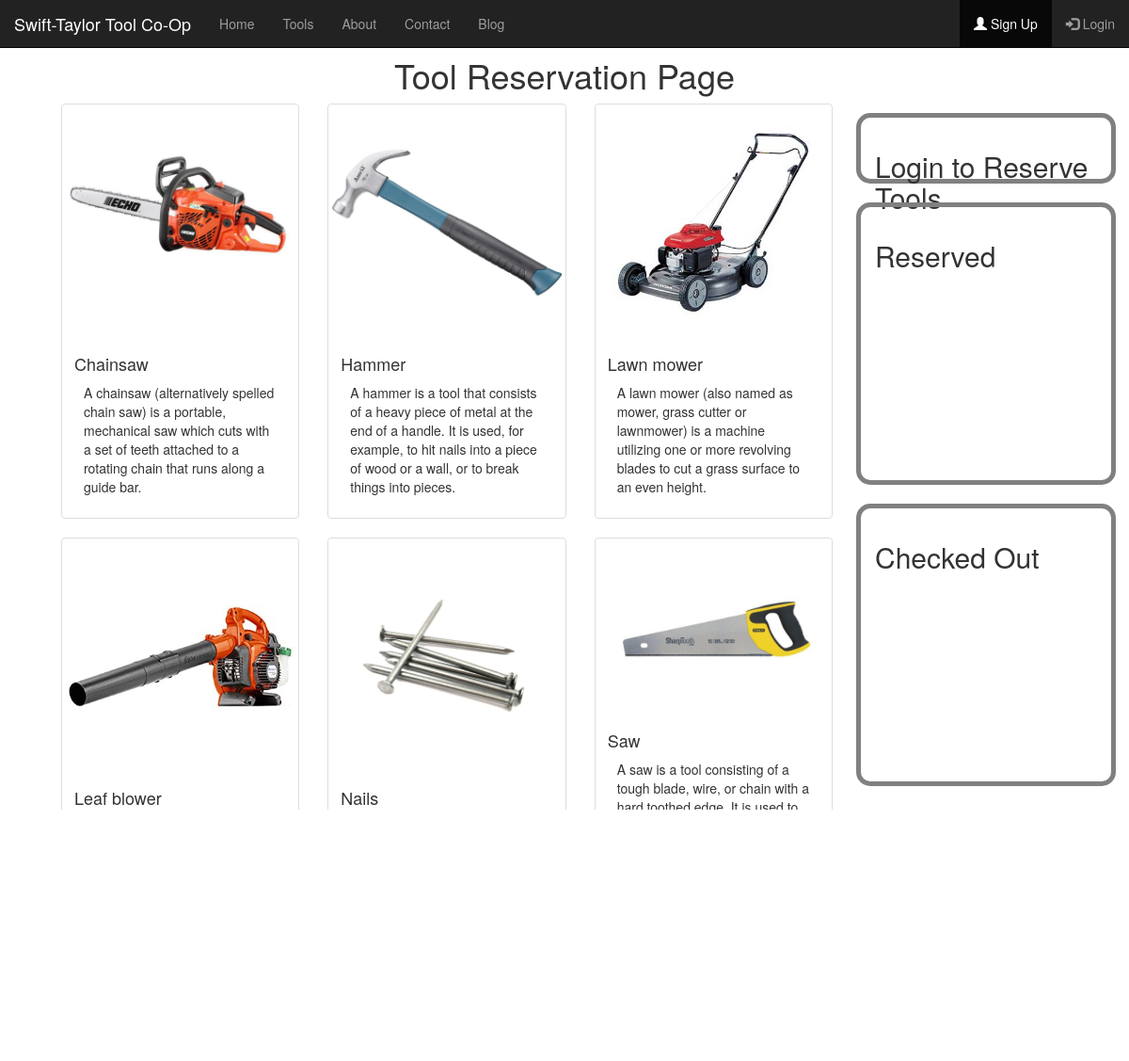
Before: /tools/ (upper part) with the older database file.
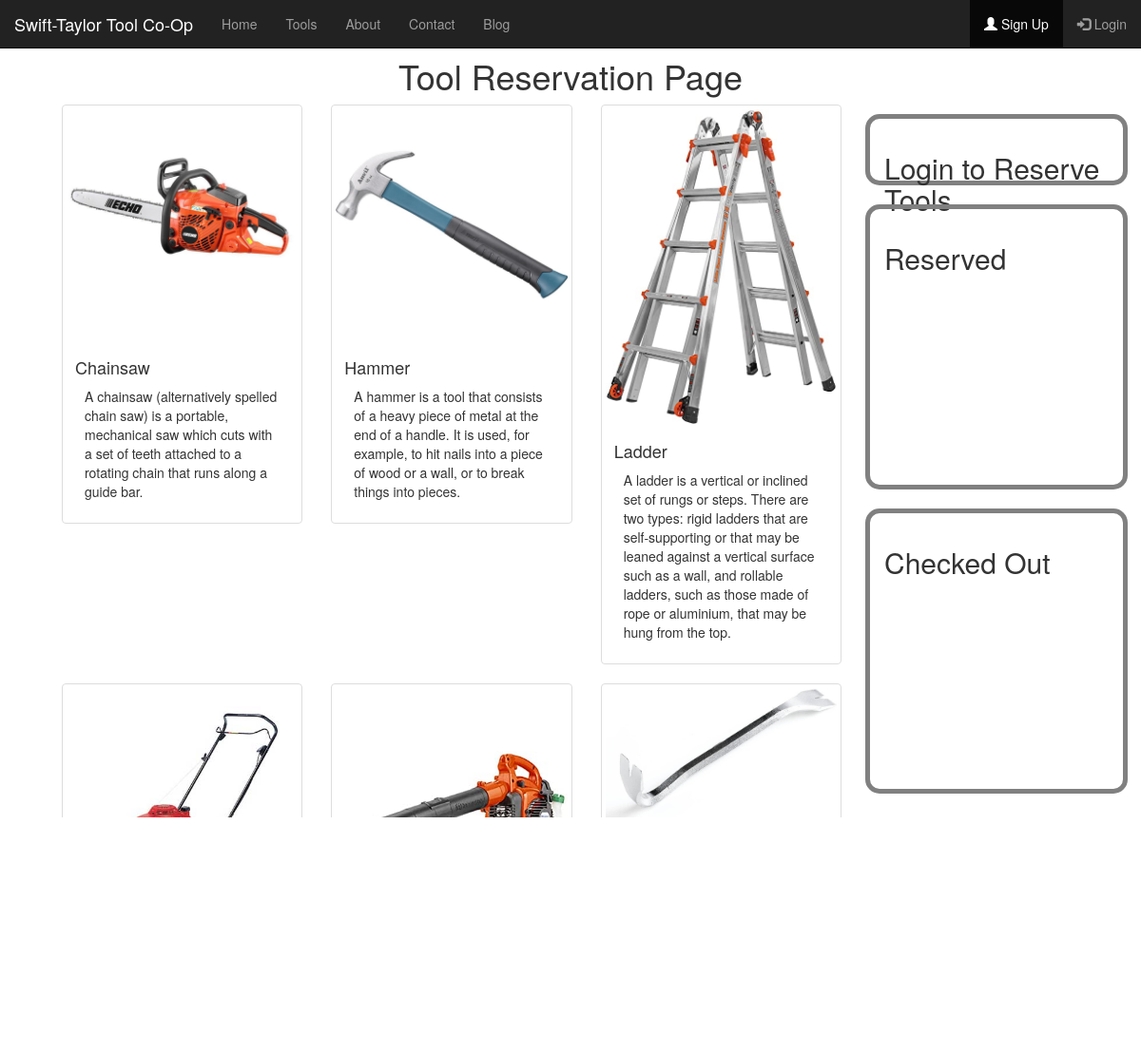
After: the same page with the newer database file.
### tools/models.py (models this page shows, shortened)
class Tool(models.Model):
    name = models.CharField(max_length=100)
    description = models.CharField(max_length=300)
    photo = models.ImageField(upload_to='img', null=True, blank=True)
    due = models.DateField(null=True, blank=True)
    borrower = models.ForeignKey(User, on_delete=models.SET_NULL, null=True, blank=True)
    TOOL_STATUS = (
        ('m', 'Maintenance'),
        ('r', 'Reserved'),
        ('c', 'Checked out'),
        ('a', 'Available'),
    )
    status = models.CharField(
        max_length=1,
        choices=TOOL_STATUS,
        blank=True,
        default='a',
    )
    class Meta:
        ordering = ['due']

### tools/views.py (the view, shortened to what this page needs)
# urls.py: path('tools/', tools_views.tools, name = 'tools'),
def tools(request):
    tools_list = Tool.objects.order_by('name')
    context = {'tools_list': tools_list}
    return render(request, 'tools/toolview.html', context)

### tools/templates/tools/toolview.html (shortened to what this page needs)
<!DOCTYPE html>
{% load static %}
<html>
<head>
  <link rel="stylesheet" href="https://maxcdn.bootstrapcdn.com/bootstrap/3.4.1/css/bootstrap.min.css">
  <link rel="stylesheet" type="text/css" href="{% static 'tools/style.css' %}">
</head>
<body>
<nav class="navbar navbar-inverse navbar-fixed-top">
  <div class="container-fluid">
    <div class="navbar-header">
      <a class="navbar-brand" href="#">Swift-Taylor Tool Co-Op</a>
    </div>
    <ul class="nav navbar-nav">
      <li><a href="{% url 'homepage' %}">Home</a></li>
      <li><a href="{% url 'tools' %}">Tools</a></li>
      <li><a href="{% url 'about' %}">About</a></li>
    <li><a href="{% url 'contact' %}">Contact</a></li>
    <li><a href="{% url 'blog' %}">Blog</a></li>
    </ul>
    <ul class="nav navbar-nav navbar-right">
    {% if user.is_authenticated %}
      <li><a href="{% url 'logout' %}"><span class="glyphicon glyphicon-log-in"></span> Logout</a></li>
    {% else %}
      <li class="active"><a href="{% url 'register' %}"><span class="glyphicon glyphicon-user"></span> Sign Up</a></li>
      <li><a href="{% url 'login' %}"><span class="glyphicon glyphicon-log-in"></span> Login</a></li>
    {% endif %}
    </ul>
  </div>
</nav>
	<br>
	<br>
  <h1>Tool Reservation Page</h1>
    <div class="tools-container" style="display: flex; flex-wrap: wrap;">
    {% if tools_list %}
        {% for tool in tools_list %}
          {% if tool.status == 'a' %}
          <div class="col-lg-4 col-md-6 mb-4">
            <div class="thumbnail">
              <img src="{{ tool.photo.url }}" class="card-img-top" alt="bootstraplogo">
              <div class="caption">
                <h4>{{ tool.name }}</h4>
                <p>{{ tool.description }}</p>
              </div>
            </div>
          </div>
          {% endif %}
        {% endfor %}
    {% else %}
      <p>No tools found</p>
    {% endif %}
    </div>
    <div class="reserve-div">
        {% if user.is_authenticated %}
          <form action="#" method="POST">
            {% csrf_token %}
            <label for="tool">Tool name:</label>
            <input type="text" id="tool" name="tool" placeholder="Reserve/Un-reserve"/>
            <input type="submit" value="submit">
          </form>
        {% else %}
        <h2>Login to Reserve Tools</h2>
        {% endif %}
    </div>
    <div class="user-cart">
        <h2>Reserved</h2>
    </div>
    <div class="user-borrowed">
        <h2>Checked Out</h2>
    </div>
  </body>
</html>

### tools/static/tools/style.css (style rules this page uses)
h1 { text-align: center; padding-left: 10px; padding-right: 10px; }
p { padding-left: 10px; padding-right: 10px; }
.tools-container { overflow: auto; float: left; width: 75%; max-height: 750px; padding-left: 50px; }
.reserve-div, .user-borrowed, .user-cart { float: left; width: 23%; border: 5px solid gray; border-radius: 15px; padding-top: 15px; padding-left: 15px; margin: 10px; }
.user-cart, .user-borrowed { height: 300px; }
.reserve-div { height: 75px; }

Changed rows visible on the page:
removed Tool: photo (picture), name "Lawn mower", description "A lawn mower (also named as mower, grass cutter or lawnmower) is a machine utilizing one or more revolving blades to cut a grass surface to an even height."
removed Tool: photo (picture), name "Leaf blower"
removed Tool: photo (picture), name "Nails"
removed Tool: photo (picture), name "Saw", description "A saw is a tool consisting of a tough blade, wire, or chain with a…"
added Tool: photo (picture), name "Ladder", description "A ladder is a vertical or inclined set of rungs or steps. There are two types: rigid ladders that are self-supporting or that may be leaned against a vertical surface such as a wall, and rollable ladders, such as those made of rope or aluminium, that may be hung from the top."
added Tool: photo (picture)
added Tool: photo (picture)
added Tool: photo (picture)
